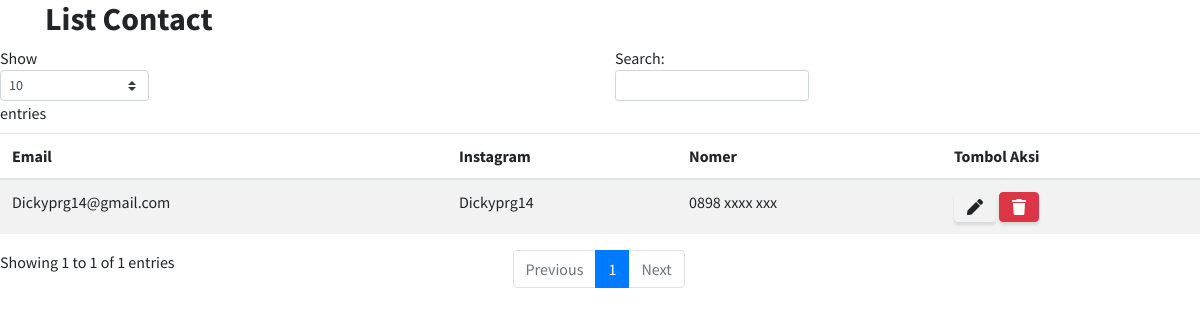
Page /list_kontak.php on the committed database.
### tables this page shows
CREATE TABLE `kontak` (
  `email` varchar(25) NOT NULL,
  `ig` varchar(25) NOT NULL,
  `wa` varchar(25) NOT NULL
);

### list_kontak.php (the view, shortened to what this page needs)
  <link href="vendor/bootstrap/css/bootstrap.min.css" rel="stylesheet">
  <link href="vendor/fontawesome-free/css/all.min.css" rel="stylesheet" type="text/css">
  <link href="vendor/simple-line-icons/css/simple-line-icons.css" rel="stylesheet">
  <link href="css/stylish-portfolio.min.css" rel="stylesheet">
<?php
      include_once "koneksi.php";
    ?>
    <div class="Contact-bg ">
  <div class="container ">
    <div class="row ">
       <div class="col-xl-12 col-lg-12 col-md-12 col-sm-12 ">
        <div class="abouttitle ">
         <h2>List Contact</h2>
       </div>
       </div>
    </div>
  </div>
</div>
      <div class="row">
        <div class="col-md-12">
        <table id="listtable" class="table table-striped">
          <thead>
            <tr>
              <th>Email</th>
              <th>Instagram</th>
              <th>Nomer</th>
              <th>Tombol Aksi</th>
            </tr>
          </thead>
          <tbody>
    <?php
    $strSQL = "SELECT * FROM kontak";
    $runStrSQL = mysqli_query($conn,$strSQL);
    $jmlRowData = mysqli_num_rows($runStrSQL);
    if ($jmlRowData < 0) {
      echo "<tr><td colspan='4'>Data Tidak Terdapat Dalam Database</td></tr>";
    }
    else {
      while($row = mysqli_fetch_assoc($runStrSQL)) {
    ?>
            <tr>
              <td><?php echo $row["email"] ?></td>
              <td><?php echo $row["ig"] ?></td>
              <td><?php echo $row["wa"] ?></td>
              <td>
                <a href="edit_kontak.php?id=<?php echo $row["id"] ?>" class="btn btn-succes"><i class="fa fa-pen"></i></a>
                <a href="delete_kontak.php?id=<?php echo $row["id"]?>" class="btn btn-danger"><i class="fa fa-trash"></i></a>
              </td>
            </tr>
    <?php
      }
    }
    ?>
          </tbody>
        </table>
        </div>
      </div>

### rows in the picture
kontak: email "Dickyprg14@gmail.com", ig "Dickyprg14", wa "0898 xxxx xxx"
